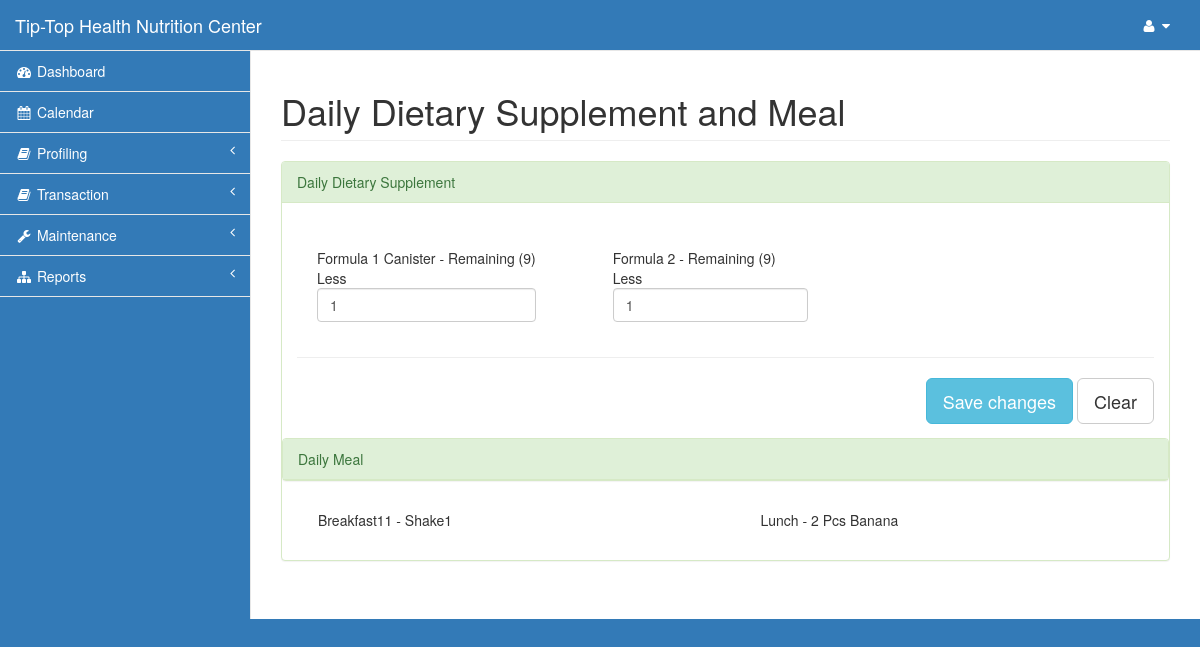
The page /pages/taker_sup.php?mid=2 (signed in) on the database its author committed.
### tables this page shows
CREATE TABLE `sup_taker` (
  `sup_taker` int(11) NOT NULL,
  `monitor_id` int(11) NOT NULL,
  `prod_id` int(11) NOT NULL,
  `count` int(11) NOT NULL
);

CREATE TABLE `product` (
  `prod_id` int(11) NOT NULL,
  `prod_name` varchar(30) NOT NULL,
  `vol_pts` int(11) NOT NULL,
  `c` int(11) NOT NULL,
  `sc` int(11) NOT NULL,
  `sb` int(11) NOT NULL,
  `supv` int(11) NOT NULL,
  `retail` int(11) NOT NULL,
  `profitc` int(11) NOT NULL,
  `profitsc` int(11) NOT NULL,
  `profitsb` int(11) NOT NULL,
  `profitsupv` int(11) NOT NULL,
  `qty` int(11) NOT NULL,
  `reorder` int(11) NOT NULL,
  `cat_id` int(11) NOT NULL
);

CREATE TABLE `taker_meal` (
  `taker_meal_id` int(11) NOT NULL,
  `meal_id` int(11) NOT NULL,
  `id` int(11) NOT NULL
);

CREATE TABLE `meal` (
  `meal_id` int(11) NOT NULL,
  `meal_time` varchar(30) NOT NULL,
  `meal` text NOT NULL,
  `calories` varchar(15) NOT NULL
);

### pages/taker_sup.php (the view, shortened to what this page needs)
<?php include('session.php');?>
<!DOCTYPE html>
<html lang="en">
<head>
    <?php include('css.php');?>
</head>
<body>
    <div id="wrapper">
        <?php include('nav.php');?>
        <div id="page-wrapper">
            <div class="row">
                <div class="col-lg-12">
                    <h1 class="page-header">Daily Dietary Supplement and Meal</h1>
                </div>
            </div>
            <div class="row">
                <div class="col-lg-12">
                    <div class="panel panel-success">
                        <div class="panel-heading">
                            Daily Dietary Supplement
                        </div>
                        <div class="panel-body">
                            <form method="post" action="sup_update.php">
                            <div class="row">
<?php
        $mid=$_REQUEST['mid'];
        $query=mysqli_query($con,"select * from sup_taker natural join product natural join monitoring where monitor_id='$mid'")or die(mysqli_error($con));
          while ($row=mysqli_fetch_array($query)){
            $id=$row['id'];
?>
                                <div class="col-lg-4">
                                    <div class="form-group">
                                            <div class="checkbox">
                                                <label>
                                                    <?php echo $row['prod_name'];?> - Remaining (<?php echo $row['count'];?>) <br>
                                                    Less <input type="number" class="form-control" name="qty[]" value="1">
                                                </label>
                                            </div>
                                        </div>
                                </div>
<?php }?>
                            </div>
                            <hr>
                            <div class="row pull-right">
                                <div class="col-lg-12">
                                    <button type="submit" class="btn btn-lg btn-info">Save changes</button>
                                    <button type="reset" class="btn btn-lg btn-default">Clear</button>
                                </div>
                            </div><br><br><br>
                            </form>
                            <div class="row">
                                <div class="panel panel-success">
                                    <div class="panel-heading">
                                        Daily Meal
                                    </div>
<?php
        $query=mysqli_query($con,"select * from taker_meal natural join meal where id='$id'")or die(mysqli_error($con));
          while ($row=mysqli_fetch_array($query)){
?>
                                <div class="col-lg-6">
                                    <div class="form-group">
                                            <div class="checkbox">
                                                <label>
                                                    <?php echo $row['meal_time']." - ".$row['meal'];?>
                                                </label>
                                            </div>
                                        </div>
                                </div>
<?php }?>
                            </div>
                        </div>
                    </div>
                </div>
            </div>
        </div>
    </div>
</body>
</html>

### pages/css.php (style rules this page uses)
.navbar-default, body { background-color: #337ab7!important; }

### rows shown on the page
sup_taker: prod.prod_name "Formula 1 Canister", count "9"
sup_taker: prod.prod_name "Formula 2", count "9"
taker_meal: meal.meal_time "Breakfast11", meal.meal "Shake1"
taker_meal: meal.meal_time "Lunch", meal.meal "2 Pcs Banana"
